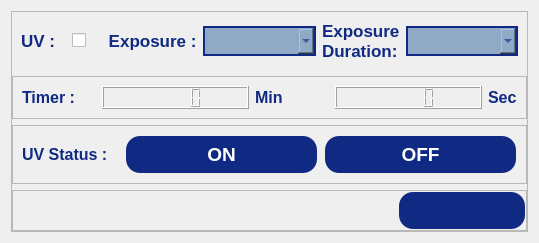
                         <widget class="QWidget" name="uvPpage">
                          <layout class="QHBoxLayout" name="horizontalLayout_43">
                           <item>
                            <widget class="QFrame" name="frame_2">
                             <property name="frameShape">
                              <enum>QFrame::Shape::StyledPanel</enum>
                             </property>
                             <property name="frameShadow">
                              <enum>QFrame::Shadow::Raised</enum>
                             </property>
                             <layout class="QVBoxLayout" name="verticalLayout_56">
                              <property name="leftMargin">
                               <number>0</number>
                              </property>
                              <property name="topMargin">
                               <number>0</number>
                              </property>
                              <property name="rightMargin">
                               <number>0</number>
                              </property>
                              <property name="bottomMargin">
                               <number>0</number>
                              </property>
                              <item>
                               <widget class="QWidget" name="widget_2" native="true">
                                <property name="maximumSize">
                                 <size>
                                  <width>16777215</width>
                                  <height>16777215</height>
                                 </size>
                                </property>
                                <layout class="QHBoxLayout" name="horizontalLayout_44" stretch="0,1,2,3,2,3">
                                 <item>
                                  <widget class="QLabel" name="label_6">
                                   <property name="maximumSize">
                                    <size>
                                     <width>16777215</width>
                                     <height>16777215</height>
                                    </size>
                                   </property>
                                   <property name="font">
                                    <font>
                                     <pointsize>13</pointsize>
                                     <bold>true</bold>
                                    </font>
                                   </property>
                                   <property name="styleSheet">
                                    <string notr="true">QLabel {
    color: rgb(16, 42, 131);
}</string>
                                   </property>
                                   <property name="text">
                                    <string>UV :</string>
                                   </property>
                                  </widget>
                                 </item>
                                 <item alignment="Qt::AlignmentFlag::AlignHCenter">
                                  <widget class="QCheckBox" name="pgmuvCheckBox">
                                   <property name="text">
                                    <string/>
                                   </property>
                                  </widget>
                                 </item>
                                 <item>
                                  <widget class="QLabel" name="label_23">
                                   <property name="maximumSize">
                                    <size>
                                     <width>16777215</width>
                                     <height>16777215</height>
                                    </size>
                                   </property>
                                   <property name="font">
                                    <font>
                                     <pointsize>13</pointsize>
                                     <bold>true</bold>
                                    </font>
                                   </property>
                                   <property name="styleSheet">
                                    <string notr="true">QLabel {
    color: rgb(16, 42, 131);
}</string>
                                   </property>
                                   <property name="text">
                                    <string> Exposure :</string>
                                   </property>
                                  </widget>
                                 </item>
                                 <item>
                                  <widget class="QComboBox" name="exposureComboBox">
                                   <property name="maximumSize">
                                    <size>
                                     <width>16777215</width>
                                     <height>30</height>
                                    </size>
                                   </property>
                                   <property name="styleSheet">
                                    <string notr="true">QComboBox {
	background-color: rgb(144, 170, 197);
    border: 2px solid rgb(16, 42, 131);
	color: rgb(16, 42, 131);
}

QComboBox QAbstractItemView {
	background-color: rgb(144, 170, 197);
	selection-background-color: #A0D0F0;
	color: rgb(16, 42, 131);
}</string>
                                   </property>
                                  </widget>
                                 </item>
                                 <item>
                                  <widget class="QLabel" name="label_24">
                                   <property name="maximumSize">
                                    <size>
                                     <width>16777215</width>
                                     <height>16777215</height>
                                    </size>
                                   </property>
                                   <property name="font">
                                    <font>
                                     <pointsize>13</pointsize>
                                     <bold>true</bold>
                                    </font>
                                   </property>
                                   <property name="styleSheet">
                                    <string notr="true">QLabel {
    color: rgb(16, 42, 131);
}</string>
                                   </property>
                                   <property name="text">
                                    <string>Exposure 
Duration:</string>
                                   </property>
                                  </widget>
                                 </item>
                                 <item>
                                  <widget class="QComboBox" name="expdurationComboBox">
                                   <property name="maximumSize">
                                    <size>
                                     <width>16777215</width>
                                     <height>30</height>
                                    </size>
                                   </property>
                                   <property name="styleSheet">
                                    <string notr="true">QComboBox {
	background-color: rgb(144, 170, 197);
    border: 2px solid rgb(16, 42, 131);
	color: rgb(16, 42, 131);
}

QComboBox QAbstractItemView {
	background-color: rgb(144, 170, 197);
	selection-background-color: #A0D0F0;
	color: rgb(16, 42, 131);
}</string>
                                   </property>
                                  </widget>
                                 </item>
                                </layout>
                               </widget>
                              </item>
                              <item>
                               <widget class="QFrame" name="frame_18">
                                <property name="maximumSize">
                                 <size>
                                  <width>16777215</width>
                                  <height>16777215</height>
                                 </size>
                                </property>
                                <property name="frameShape">
                                 <enum>QFrame::Shape::StyledPanel</enum>
                                </property>
                                <property name="frameShadow">
                                 <enum>QFrame::Shadow::Raised</enum>
                                </property>
                                <layout class="QHBoxLayout" name="horizontalLayout_69" stretch="1,2,1,2,0">
                                 <item>
                                  <widget class="QLabel" name="label_44">
                                   <property name="font">
                                    <font>
                                     <pointsize>12</pointsize>
                                     <bold>true</bold>
                                    </font>
                                   </property>
                                   <property name="styleSheet">
                                    <string notr="true">QLabel {
    color: rgb(16, 42, 131);
    font-weight: bold;
}</string>
                                   </property>
                                   <property name="text">
                                    <string>Timer : </string>
                                   </property>
                                  </widget>
                                 </item>
                                 <item>
                                  <widget class="QLCDNumber" name="uvminLCDNumber">
                                   <property name="maximumSize">
                                    <size>
                                     <width>16777215</width>
                                     <height>80</height>
                                    </size>
                                   </property>
                                  </widget>
                                 </item>
                                 <item>
                                  <widget class="QLabel" name="label_45">
                                   <property name="font">
                                    <font>
                                     <pointsize>12</pointsize>
                                     <bold>true</bold>
                                    </font>
                                   </property>
                                   <property name="styleSheet">
                                    <string notr="true">QLabel {
    color: rgb(16, 42, 131);
    font-weight: bold;
}</string>
                                   </property>
                                   <property name="text">
                                    <string>Min</string>
                                   </property>
                                  </widget>
                                 </item>
                                 <item>
                                  <widget class="QLCDNumber" name="uvsecLCDNumber">
                                   <property name="maximumSize">
                                    <size>
                                     <width>16777215</width>
                                     <height>80</height>
                                    </size>
                                   </property>
                                  </widget>
                                 </item>
                                 <item>
                                  <widget class="QLabel" name="label_46">
                                   <property name="font">
                                    <font>
                                     <pointsize>12</pointsize>
                                     <bold>true</bold>
                                    </font>
                                   </property>
                                   <property name="styleSheet">
                                    <string notr="true">QLabel {
    color: rgb(16, 42, 131);
    font-weight: bold;
}</string>
                                   </property>
                                   <property name="text">
                                    <string>Sec</string>
                                   </property>
                                  </widget>
                                 </item>
                                </layout>
                               </widget>
                              </item>
                              <item>
                               <widget class="QFrame" name="frame_21">
                                <property name="frameShape">
                                 <enum>QFrame::Shape::StyledPanel</enum>
                                </property>
                                <property name="frameShadow">
                                 <enum>QFrame::Shadow::Raised</enum>
                                </property>
                                <layout class="QHBoxLayout" name="horizontalLayout_68" stretch="2,4,4">
                                 <item>
                                  <widget class="QLabel" name="label_47">
                                   <property name="font">
                                    <font>
                                     <pointsize>12</pointsize>
                                     <bold>true</bold>
                                    </font>
                                   </property>
                                   <property name="styleSheet">
                                    <string notr="true">QLabel {
    color: rgb(16, 42, 131);
    font-weight: bold;
}</string>
                                   </property>
                                   <property name="text">
                                    <string>UV Status :</string>
                                   </property>
                                  </widget>
                                 </item>
                                 <item>
                                  <widget class="QPushButton" name="uvonPushButton">
                                   <property name="sizePolicy">
                                    <sizepolicy hsizetype="MinimumExpanding" vsizetype="Preferred">
                                     <horstretch>0</horstretch>
                                     <verstretch>0</verstretch>
                                    </sizepolicy>
                                   </property>
                                   <property name="minimumSize">
                                    <size>
                                     <width>0</width>
                                     <height>0</height>
                                    </size>
                                   </property>
                                   <property name="maximumSize">
                                    <size>
                                     <width>16777215</width>
                                     <height>40</height>
                                    </size>
                                   </property>
                                   <property name="font">
                                    <font>
                                     <pointsize>14</pointsize>
                                     <bold>true</bold>
                                    </font>
                                   </property>
                                   <property name="styleSheet">
                                    <string notr="true">QPushButton {
	color: rgb(255, 255, 255);	
	background-color: rgb(16, 42, 131);
	border-color: transparent;
	border-style: outset;
	border-radius: 15px;
	border-width: 2px;
	padding: 6px;
}

QPushButton:hover {
	color: rgb(16, 42, 131);
	background-color: rgb(167, 198, 229);
	border-color: rgb(16, 42, 131);
}

QPushButton:disabled {
	background-color: rgb(172, 172, 172);
}</string>
                                   </property>
                                   <property name="text">
                                    <string>ON</string>
                                   </property>
                                  </widget>
                                 </item>
                                 <item>
                                  <widget class="QPushButton" name="uvoffPushButton">
                                   <property name="enabled">
                                    <bool>true</bool>
                                   </property>
                                   <property name="sizePolicy">
                                    <sizepolicy hsizetype="MinimumExpanding" vsizetype="Preferred">
                                     <horstretch>0</horstretch>
                                     <verstretch>0</verstretch>
                                    </sizepolicy>
                                   </property>
                                   <property name="minimumSize">
                                    <size>
                                     <width>0</width>
                                     <height>0</height>
                                    </size>
                                   </property>
                                   <property name="maximumSize">
                                    <size>
                                     <width>16777215</width>
                                     <height>40</height>
                                    </size>
                                   </property>
                                   <property name="font">
                                    <font>
                                     <pointsize>14</pointsize>
                                     <bold>true</bold>
                                    </font>
                                   </property>
                                   <property name="styleSheet">
                                    <string notr="true">QPushButton {
	color: rgb(255, 255, 255);	
	background-color: rgb(16, 42, 131);
	border-color: transparent;
	border-style: outset;
	border-radius: 15px;
	border-width: 2px;
	padding: 6px;
}

QPushButton:hover {
	color: rgb(16, 42, 131);
	background-color: rgb(167, 198, 229);
	border-color: rgb(16, 42, 131);
}

QPushButton:disabled {
	background-color: rgb(172, 172, 172);
}</string>
                                   </property>
                                   <property name="text">
                                    <string>OFF</string>
                                   </property>
                                  </widget>
                                 </item>
                                </layout>
                               </widget>
                              </item>
                              <item>
                               <widget class="QFrame" name="frame_29">
                                <property name="frameShape">
                                 <enum>QFrame::Shape::StyledPanel</enum>
                                </property>
                                <property name="frameShadow">
                                 <enum>QFrame::Shadow::Raised</enum>
                                </property>
                                <layout class="QHBoxLayout" name="horizontalLayout_67" stretch="6,2">
                                 <property name="leftMargin">
                                  <number>0</number>
                                 </property>
                                 <property name="topMargin">
                                  <number>0</number>
                                 </property>
                                 <property name="rightMargin">
                                  <number>0</number>
                                 </property>
                                 <property name="bottomMargin">
                                  <number>0</number>
                                 </property>
                                 <item>
                                  <spacer name="horizontalSpacer_19">
                                   <property name="orientation">
                                    <enum>Qt::Orientation::Horizontal</enum>
                                   </property>
                                   <property name="sizeHint" stdset="0">
                                    <size>
                                     <width>446</width>
                                     <height>20</height>
                                    </size>
                                   </property>
                                  </spacer>
                                 </item>
                                 <item>
                                  <widget class="QPushButton" name="parabkuvPushButton">
                                   <property name="font">
                                    <font>
                                     <pointsize>14</pointsize>
                                     <bold>true</bold>
                                    </font>
                                   </property>
                                   <property name="styleSheet">
                                    <string notr="true">QPushButton {
	color: rgb(255, 255, 255);	
	background-color: rgb(16, 42, 131);
	border-color: transparent;
	border-style: outset;
	border-radius: 15px;
	border-width: 2px;
	padding: 6px;
}

QPushButton:hover {
	color: rgb(16, 42, 131);
	background-color: rgb(167, 198, 229);
	border-color: rgb(16, 42, 131);
}

QPushButton:disabled {
	background-color: rgb(172, 172, 172);
}</string>
                                   </property>
                                   <property name="text">
                                    <string/>
                                   </property>
                                   <property name="icon">
                                    <iconset resource="resources.qrc">
                                     <normaloff>:/icons/icons/arrow-left.svg</normaloff>:/icons/icons/arrow-left.svg</iconset>
                                   </property>
                                   <property name="iconSize">
                                    <size>
                                     <width>24</width>
                                     <height>24</height>
                                    </size>
                                   </property>
                                  </widget>
                                 </item>
                                </layout>
                               </widget>
                              </item>
                             </layout>
                            </widget>
                           </item>
                          </layout>
                         </widget>
